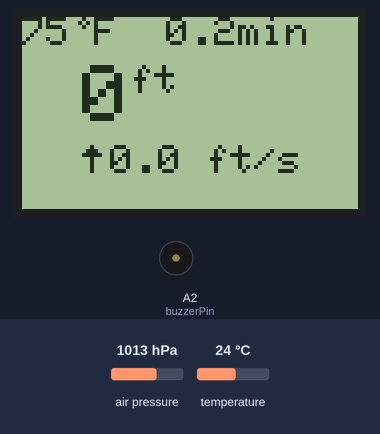
Bench run of a sketch on a simulated Arduino Uno, built with avr-gcc and run on an emulated ATmega328P. On the bench: 84×48 one-colour display, buzzer (waves = sounding). The inputs (shaded band) are chosen by the test bench; at power-on: air pressure 1013 hPa, temperature 24 °C. What the sketch prints to the serial monitor is not drawn.

Above: at 10.6 s.
10.7 s: air pressure set to 952 hPa
At 11.48 s:
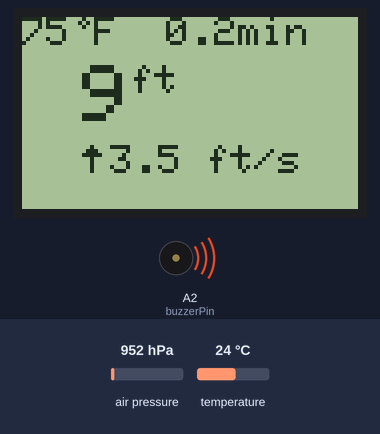
12.9 s: temperature set to 12 °C
At 13.15 s:
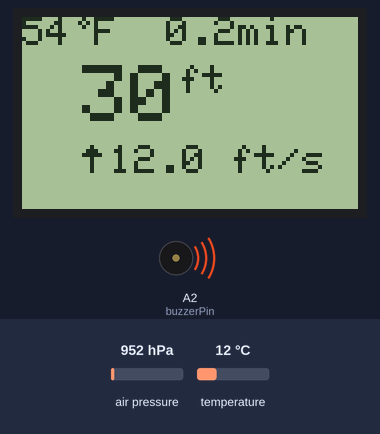
14.5 s: air pressure set to 1025 hPa
At 14.65 s:
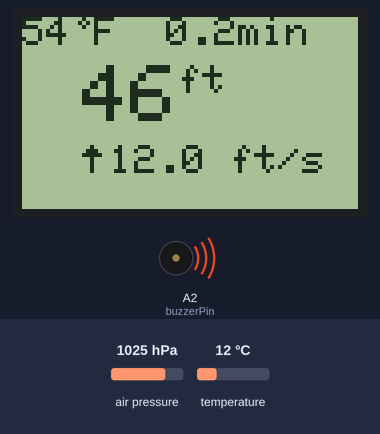
16.1 s: temperature set to 19 °C
At 16.37 s:
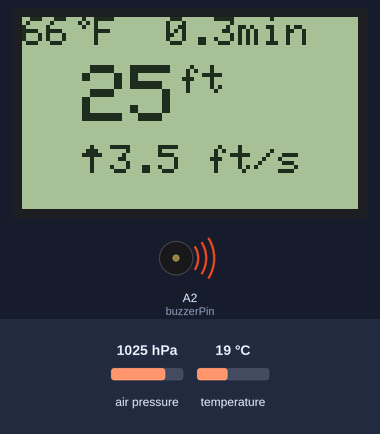
Timing chart, 0 to 18.7 s (numbered marks = the images above; inputs shaded):
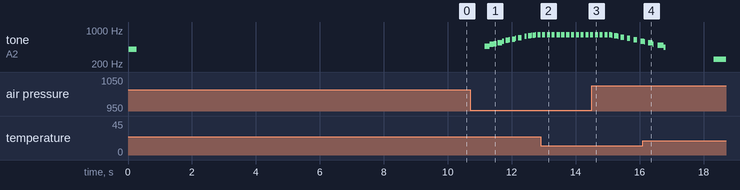

Measured:
- after the input at 10.7 s, tone on A2 (buzzerPin): plays 464 Hz for 0.16 s, 506 Hz for 0.13 s, 527 Hz for 0.09 s, 548 Hz for 0.14 s, 590 Hz for 0.05 s, 611 Hz for 0.10 s … (16 notes in this stretch), starting after 0.45 s; the display: first changes after 0.11 s (image 1 shows a later state)

The sketch:

PROTOTYPE1.ino
```cpp
/* LIBRARIES FOR BMP180 TEMPERATURE AND PRESSURE SENSOR */
#include <Wire.h>
#include <Adafruit_BMP085.h>
/********************************************************/

/* LIBRARIES FOR NOKIA 5110 LCD DISPLAY */
#include <SPI.h>
#include <Adafruit_GFX.h>
#include <Adafruit_PCD8544.h>
/****************************************/

float climbThreshold = 1;
float sinkAlarm = -6;

const int buzzerPin = A2;                  // Buzzer Pin
float buzzerPitch = 400;
float buzzInterval = 1000;
unsigned long buzzOnMillis = 1000;
unsigned long buzzOffMillis = 1000;
  float beepsPerSec;
  float pitch;


Adafruit_PCD8544 display = Adafruit_PCD8544(8, 9, 10, 11, 12);
Adafruit_BMP085 sensor;

/* TEMPERATURE */
  float tempC;
  float tempF;                                      // Resembles the temperature(degreesF) at the beginning of each checkInterval
  float temperature2;             // Resembles the temperature(degreesF) at the end of each checkInterval, also the current temperature(degreesF)
/***************/

/* PRESSURE */
  float pressurePa;                                 // Resembles the pressure(Pa) at the beginning of each checkInterval
  const float pressureSeaLevel = 101325.00;         // (Pa)
  float pressure2;                // Resembles the pressure(Pa) at the end of each checkInterval, also the current pressure(Pa)
/************/

/* FOR CALIBRATING ALTITUDE */
  // The V = 6341 - 4600;
  // North Side Bench = 5100 - 4800;
  // North Side Top = ???;
  // South Side = 5150 - 4850;
  // Ben Lomond = 8400 - 4883;

  float onGround = 0;
  float aboveGround;
/****************************/

/* ALTITUDE */
  float altitude1 = onGround;             // The first of three consecutive, most recent values of altitude calculations
  float altitude2 = onGround;             // Resembles the previous altitude(ft) calculation
  float altitude3 = onGround;             // Resembles the currently calculated altitude(ft)
  float altiChangeLimit = 5;              // Altitude is limited to change (+/-) this value each time it is filtered with filterLC();
/************/

/* VELOCITY */
  float velocity1 = 0;                // The first of three consecutive, most recent values of velocity calculations
  float velocity2 = 0;                // Resembles the previous velocity(ft/s) calculation
  float velocity3 = 0;                // Resembles the currently calculated velocity(ft/s)
  float veloChangeLimit = 0.5;        // Velocity is limited to change (+/-) this value each time it is filtered with filterLC();
/************/

/* FOR TESTING VARIOUS FILTERS */
  float A_RAW;        // RAW Altitude Calibrated to Zero
  float A_LC;         // Altitude: LimitedChangeFilter
  float A_LS;         // Altitude: LinearSmoothingFilter
  float A_LC_LS;      // Altitude: LimitedChangeFilter & LinearSmoothingFilter (in this order)
  float A_LS_LC;      // Altitude: LinearSmoothingFilter & LimitedChangeFilter (in this order)
  float A_LC_3AV;     // Altitude: Three most recent values averaged after passing through limitedChange Filter

  float V_RAW;        // RAW Velocity
  float V_LC;         // Velocity: LimitedChangeFilter
  float V_LS;         // Velocity: LinearSmoothingFilter
  float V_LC_LS;      // Velocity: LimitedChangeFilter & LinearSmoothingFilter (in this order)
  float V_LS_LC;      // Velocity: LinearSmoothingFilter & LimitedChangeFilter (in this order)

/*
 * TEST CASES: (25)
 *  A_RAW & V_RAW
 *  ...
 *  ...
 *  A_LS_LC & A_LS_LC
*/

/*******************************/

/* TIME INTERVAL TO GATHER SENSOR DATA */
  unsigned long checkInterval = 100;            // check the sensor readings every ___ (milliseconds)
  unsigned long previousMillis = 500;            // Start of each time interval to check sensor readings (milliseconds)
  unsigned long currentMillis;
/***************************************/

/* TO CALCULATE ALTITUDE AND VELOCITY */
  float getAltitude(float S, float P, float T);      // S == pressureSeaLevel;  P == pressure;  T == temperature;
  float getVelocity(float A1, float A2, unsigned long I);   // A1 == altitude1;  A2 == altitude2;  I == checkInterval;
  float dejaVu(float V);
/**************************************/

/* FILTERS */
  void filterLS(float value1, float value2, float value3);  // change to float function... if problems persist.
  float filterLC(float value1, float value2, float changeLimit);
/***********/

/* LCD CURSOR COORDINATES */
  int cx;
  int cy;
/**************************/

/* TO DISPLAY UNIQUE CHARACTERS ON LCD */
  void arrowUp(int cx, int cy);
  void arrowDown(int cx, int cy);
  void degree(int cx, int cy);
/***************************************/

//////////////////////////////////////////////////////////////// SETUP ///////////////////////////////////////////////////////////

void setup()   {
  pinMode(buzzerPin, OUTPUT);
  Serial.begin(9600);
  sensor.begin();
  display.begin();
  display.setContrast(50);
  display.setTextColor(BLACK);
  display.clearDisplay();       // clears the screen and buffer

/* TEST BUZZER */
  tone(buzzerPin, buzzerPitch);
  delay(250);
  noTone(buzzerPin);
/***************/

/* TEST LCD DISPLAY *
  display.setTextSize(2);
  display.setCursor(0,0);
  display.println("Is it");
  display.display();          // show splashscreen
  delay(250);
  display.clearDisplay();     // clears the screen and buffer
  display.display();          // show splashscreen
  delay(50);                  // wait
  display.println("Working?");
  display.display();
  delay(250);                 // wait
  display.clearDisplay();     // clears the screen and buffer
  display.display();          // show splashscreen
/********************/

/* CALIBRATE ALTITUDE */
  pressurePa = sensor.readPressure();                                   // Read current pressure(Pa)
  tempF = (sensor.readTemperature()) * 1.8 + 32;                        // Read current temperature(degreesF)
  altitude3 = getAltitude(pressureSeaLevel, pressurePa, tempF);         // Calculate current altitude(ft)
  Serial.print("PRE-CALIBRATED ALTITUDE: ");
  Serial.println(altitude3);
  display.setTextSize(1);
  display.setCursor(0,0);
  display.println("PRE-CALIBRATED ALTITUDE: ");
  display.println("");
  display.print(altitude3);
  display.println(" ft");
  display.display();
  delay(3000);
  display.clearDisplay();
  display.display();

  // Figure out how far off the altitude accuracy is, known as: "aboveGround"
  // (because usually the reading is too high)... I'll work on that later.
  aboveGround = altitude3 - onGround;

  // Start all the variables at the same place,
  // so the filters are already all caught up.
  altitude3 = onGround;
  display.println("...NOW,");
  display.println("CALIBRATED TO:");
  display.println("");
  display.print(altitude3);
  display.println(" ft");
  display.display();
  delay(3000);
  display.clearDisplay();
  display.display();

  /* POM SOUTH SIDE *
  display.println("  Point of");
  display.println("the Mountain,");
  display.println(" South Side");
  display.println("   Launch");
  display.display();
  delay(3000);
  display.clearDisplay();
  display.display();
/****************************/

  /* ZERO = 0 *
  display.println("           ");
  display.println("    ZERO   ");
  display.println("  ALTITUDE  ");
  display.println("           ");
  display.display();
  delay(3000);
  display.clearDisplay();
  display.display();
/***************************/

  /* HOME = 4700 */
  display.println("           ");
  display.println("    HOME   ");
  display.println("    LOGAN  ");
  display.println("           ");
  display.display();
  delay(3000);
  display.clearDisplay();
  display.display();
/***************************/

  /* THE V *
  display.println("           ");
  display.println("   The V   ");
  display.println("   Launch  ");
  display.println("           ");
  display.display();
  delay(3000);
  display.clearDisplay();
  display.display();
/****************************/

  altitude2 = altitude3;
  altitude1 = altitude3;
  A_LC = altitude3;
  A_LC_3AV = altitude3;
/**********************/

/* SERIAL TEST DATA HEADERS */
Serial.println("DRIVING IN THE CAR, FAST AS I CAN, UP AND DOWN HILLS, WINDOWS DOWN, FOAM COVERING PRESSURE SENSOR");
Serial.print("Time(s)");
Serial.print("  ");
Serial.print("A_RAW");
Serial.print("  ");
Serial.print("V_RAW");
Serial.print("  ");
Serial.print("A_LC_3AV (LIMITED TO 5.0)");
Serial.print("  ");
Serial.println("V_LC (LIMITED TO 0.5)");

/****************************/

}

///////////////////////////////////////////////////////////// LOOP /////////////////////////////////////////////////////////////////

void loop() {

/***************************************************** (1) CALCULATIONS ***********************************************************/

    currentMillis = millis();      // Projected to be the conclusion of each checkInterval(milliseconds) to check sensor readings
    if(currentMillis - previousMillis >= checkInterval) {                 // If it's time to check the sensor readings again:
    previousMillis = currentMillis;

    pressurePa = sensor.readPressure();               // Read current pressure in (Pa)
    tempF = (sensor.readTemperature()) * 1.8 + 32;    // Read current temperature and convert to (degreesF)


// KEEP TRACK OF THE PREVIOUS TWO CALCULATED ALTITUDE VALUES
  altitude1 = altitude2;
  altitude2 = A_LC_3AV;

// CALCULATE ALTITUDE
  altitude3 = getAltitude(pressureSeaLevel, pressurePa, tempF) - aboveGround; /*- onGround;*/
  A_RAW = altitude3;

// LIMITED CHANGE FILTER "LC"
  A_LC = filterLC(altitude2, A_RAW, altiChangeLimit);

// AVERAGE THE LAST THREE ALTITUDE VALUES
  A_LC_3AV = (A_LC + altitude2 + altitude1)/3.;

/* LINEAR SMOOTHING FILTER "LS"
  filterLS(altitude1, altitude2, altitude3);
  A_LC_LS = altitude3; */


// KEEP TRACK OF THE PREVIOUS TWO CALCULATED VELOCITY VALUES
  velocity1 = velocity2;
  velocity2 = V_LC;

// CALCULATE VELOCITY
  velocity3 = getVelocity(altitude2, A_LC_3AV, checkInterval);
  V_RAW = velocity3;

// LIMITED CHANGE FILTER "LC"
  V_LC = filterLC(velocity2, V_RAW, veloChangeLimit);

/* LINEAR SMOOTHING FILTER "LS"
  filterLS(velocity1, velocity2, velocity3);
  V_LC_LS = velocity3; */

/********************************************************** (2) SERIAL ************************************************************/
/*
   Serial.print("velocity3: ");
   Serial.print(velocity3);
      Serial.print(" v2: ");
      Serial.print(velocity2);
        Serial.print(" v1: ");
        Serial.println(velocity1);

   Serial.print("altitude3: ");
   Serial.print(altitude3);
      Serial.print(" a2: ");
      Serial.print(altitude2);
        Serial.print(" a1: ");
        Serial.println(altitude1);
          Serial.println("");
*/

Serial.print(millis()/1000.);
Serial.print("  ");
Serial.print(A_RAW);
Serial.print("  ");
Serial.print(V_RAW);
Serial.print("  ");
Serial.print(A_LC_3AV);
Serial.print("  ");
Serial.println(V_LC);

/************************************************************ (3) DISPLAY *******************************************************/
   display.clearDisplay();
   display.setTextSize(1);
   display.setTextColor(BLACK);
   display.setCursor(0,0);

   // DISPLAY TEMPERATURE
   display.print(tempF,0);
   degree(12,0);
   display.print(" F");

   // DISPLAY TIME
   display.print("  ");
   display.print(millis()/1000/60.,1);
   display.print("min");

/* // DISPLAY PRESSURE
   display.setCursor(0,11);
   display.print("P: ");
   display.setCursor(15,11);
   display.print(pressurePa,0);
   display.print(" Pa");
*/
   // DISPLAY ALTITUDE
   display.setTextSize(2);
   display.setCursor(15,12);
   display.print(A_LC_3AV,0);
   display.setTextSize(1);
   display.print("ft");

   // DISPLAY VERTICAL VELOCITY
   display.setCursor(0,32);
   if(V_LC<0){arrowDown(15,32);} else if(V_LC>=0){arrowUp(15,32);}
   display.setCursor(22,32);
   display.print(abs(V_LC),1);
   display.print(" ft/s");

   display.display();         // show splashscreen

   } /*end of all operations at each checkInterval*/


/********************************************************** (4) BUZZER ***********************************************************/

// BEEP CONDITIONS
  if(V_LC > climbThreshold && V_LC < 10) {buzzInterval = 1000 / ((V_LC/2.) + 2);}
  else if(V_LC >= 10) {buzzInterval = 1000 / 7.;}                            // 7 bps == 1000 millis / 7 cycles of beep (on/off)
  else if(V_LC < sinkAlarm) {                                                       // Hold the beep constantly ON
    buzzInterval = 1000;
    buzzOnMillis = buzzInterval;
    buzzOffMillis = currentMillis;
    }
  else if(V_LC >= sinkAlarm && V_LC <= climbThreshold) {                                         // Turn the buzzer off
    buzzInterval = 1000;
    buzzOnMillis = currentMillis;
    buzzOffMillis = buzzInterval;
    }
  else {Serial.println("ERROR: BEEP DOESN'T KNOW WHAT TO DO!");}

// PITCH CONDITIONS
  if(V_LC > climbThreshold && V_LC < 10) {buzzerPitch = (V_LC*42) + 380;}
  else if(V_LC >= 10) {buzzerPitch = 800;}
  else if(V_LC < sinkAlarm) {buzzerPitch = 250;}
  else if(V_LC >= sinkAlarm && V_LC <= climbThreshold) {buzzerPitch = 0;}
  else {Serial.println("ERROR: PITCH DOESN'T KNOW WHAT TO DO!");}


// If it's time to turn the buzzer on...
if(currentMillis - buzzOnMillis > buzzInterval/2.){

  buzzOnMillis = currentMillis;

/* TURN ON BUZZER */
  tone(buzzerPin, buzzerPitch);
/***************/

}

// If it's time to turn the buzzer off...
if(currentMillis - buzzOffMillis > buzzInterval){

  buzzOffMillis = currentMillis;

/* TURN OFF BUZZER */

  noTone(buzzerPin);
/***************/

}

}  /*end of loop*/


/////////////////////////////////////////////////////////// FUNCTION DEFINITIONS ///////////////////////////////////////////////////

float getAltitude(float S, float P, float T){
  // return 3.28084*((((S*100)/(P*100))^(1/5.257)-1)*((T-32)*(5/9)+273.15))/0.0065;
  return 504.745*((5*(T - 32))/9 + 273.15)*(pow((S/P),0.190223) - 1);
}

float getVelocity(float A1, float A2, unsigned long I){
  float altitudeChange = A2 - A1;
  float timeConversion = 1000./I;
  float V = timeConversion * altitudeChange;
  return V;
}

float dejaVu(float V){
  static float a = 0;
  float b = a;
  a = V;
  return b;
}

void arrowUp(int cx, int cy){
// draw a single pixel at a time to form an up arrow:
/*
 * _|0_1_2_3_4_5|
 * 0|O-O-X-O-O-O|
 * 1|O-X-X-X-O-O|
 * 2|X-X-X-X-X-O|
 * 3|O-O-X-O-O-O|
 * 4|O-O-X-O-O-O|
 * 5|O-O-X-O-O-O|
 * 6|O-O-X-O-O-O|
*/
  display.drawPixel(cx+2, cy+0, BLACK);
  display.drawPixel(cx+1, cy+1, BLACK);
  display.drawPixel(cx+2, cy+1, BLACK);
  display.drawPixel(cx+3, cy+1, BLACK);
  display.drawPixel(cx+0, cy+2, BLACK);
  display.drawPixel(cx+1, cy+2, BLACK);
  display.drawPixel(cx+2, cy+2, BLACK);
  display.drawPixel(cx+3, cy+2, BLACK);
  display.drawPixel(cx+4, cy+2, BLACK);
  display.drawPixel(cx+2, cy+3, BLACK);
  display.drawPixel(cx+2, cy+4, BLACK);
  display.drawPixel(cx+2, cy+5, BLACK);
  display.drawPixel(cx+2, cy+6, BLACK);
}

void arrowDown(int cx, int cy){
// draw a single pixel at a time to form a down arrow:
/*
 * _|0_1_2_3_4_5|
 * 0|O-O-X-O-O-O|
 * 1|O-O-X-O-O-O|
 * 2|O-O-X-O-O-O|
 * 3|O-O-X-O-O-O|
 * 4|X-X-X-X-X-O|
 * 5|O-X-X-X-O-O|
 * 6|O-O-X-O-O-O|
*/
  display.drawPixel(cx+2, cy+0, BLACK);
  display.drawPixel(cx+2, cy+1, BLACK);
  display.drawPixel(cx+2, cy+2, BLACK);
  display.drawPixel(cx+2, cy+3, BLACK);
  display.drawPixel(cx+0, cy+4, BLACK);
  display.drawPixel(cx+1, cy+4, BLACK);
  display.drawPixel(cx+2, cy+4, BLACK);
  display.drawPixel(cx+3, cy+4, BLACK);
  display.drawPixel(cx+4, cy+4, BLACK);
  display.drawPixel(cx+1, cy+5, BLACK);
  display.drawPixel(cx+2, cy+5, BLACK);
  display.drawPixel(cx+3, cy+5, BLACK);
  display.drawPixel(cx+2, cy+6, BLACK);
}

void degree(int cx, int cy){
// draw a single pixel at a time to form a degrees symbol:
/*
 * _|0_1_2_3_4_5|
 * 0|O-O-O-X-O-O|
 * 1|O-O-X-O-X-O|
 * 2|O-O-O-X-O-O|
 * 3|O-O-O-O-O-O|
 * 4|O-O-O-O-O-O|
 * 5|O-O-O-O-O-O|
 * 6|O-O-O-O-O-O|
*/
  display.drawPixel(cx+3, cy+0, BLACK);
  display.drawPixel(cx+2, cy+1, BLACK);
  display.drawPixel(cx+4, cy+1, BLACK);
  display.drawPixel(cx+3, cy+2, BLACK);
}

void filterLS(float value1, float value2, float value3){
  // LINEAR SMOOTHING FILTER "LS"
  /*
   *  This filter needs to know the THREE most recent data values.
   *  Three consecutive values must be either all increasing or all decreasing,
   *  else the current value is rolled back to the previous value.
   *  value3 resembles the current value, or most recent value.
   *  value2 resembles the previous value, or the second value in the series.
   *  value1 resembles the first value in the series.
  */
  /*if(value3 <= value2 && value2 <= value1){value3 = value3;}*/  // This line is redundant
  if(value3 <= value2 && value2 >= value1){value3 = value2;}
  /*else if(value3 >= value2 && value2 >= value1){value3 = value3;}*/  // This line is redundant
  else if(value3 >= value2 && value2 <= value1){value3 = value2;}
}


float filterLC(float value1, float value2, float changeLimit){
  // LIMITED CHANGE FILTER "LC"
  /*
   * This filter needs to know the TWO most recent data values.
   * Limit how much the value is allowed to change each time a new value is calculated.
   * value2 resembles the current value, or most recent value.
   * value1 resembles the previous value, or the first value in the series.
  */
  float LC;
  if(value2 > value1 + changeLimit){LC = value1 + changeLimit;}
  else if(value2 < value1 - changeLimit){LC = value1 - changeLimit;}
  else {LC = value2;}
  return LC;
}
```
